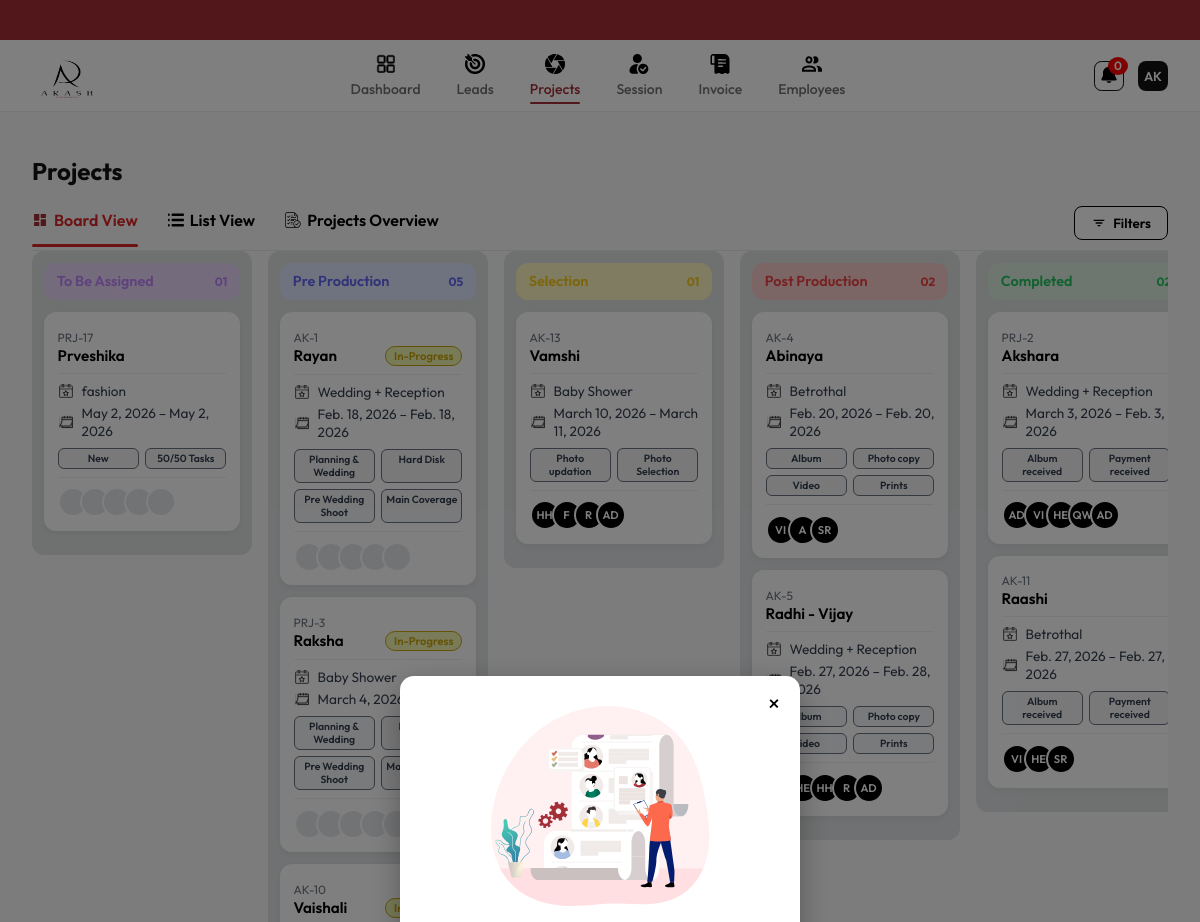
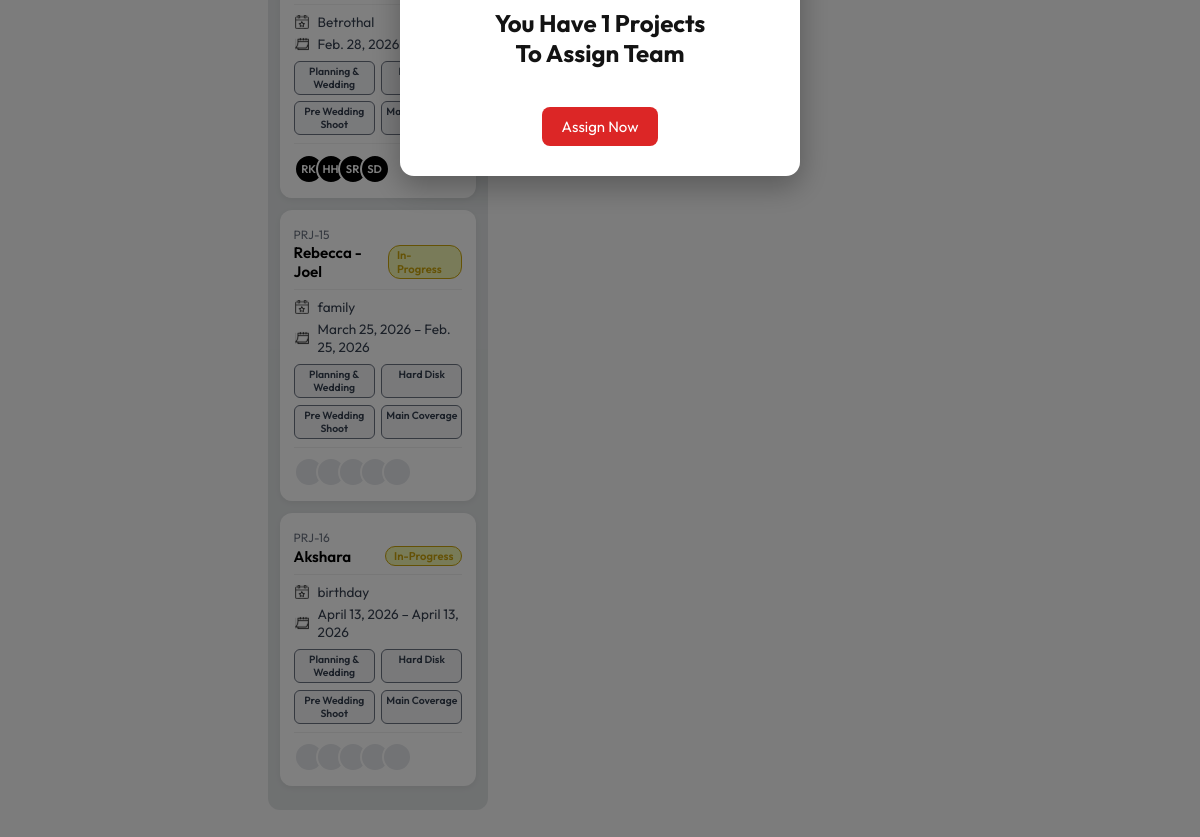
The app's page /projects/board/ with its own data (2 pictures, top to bottom).
### projects/models.py (models this page shows, shortened)
class Project(models.Model):
    STATUS_CHOICES = (
        ('to_assign', 'To Be Assigned'),
        ('pre_production', 'Pre Production'),
        ('selection', 'Selection'),
        ('post_production', 'Post Production'),
        ('completed', 'Completed'),
    )
    lead = models.OneToOneField(
        'leads.Lead',
        on_delete=models.CASCADE,
        related_name='project'
    )
    code = models.CharField(max_length=20, unique=True)
    client_name = models.CharField(max_length=120)
    event_type = models.CharField(max_length=50)
    venue = models.CharField(max_length=255, blank=True, null=True)
    time = models.TimeField(blank=True, null=True)
    duration = models.CharField(max_length=50, blank=True, null=True)
    due_date = models.DateField(blank=True, null=True)
    start_date = models.DateField(blank=True, null=True)
    end_date = models.DateField(blank=True, null=True)
    status = models.CharField(
        max_length=30,
        choices=STATUS_CHOICES,
        default='to_assign'
    )
    team = models.ManyToManyField(
        User,
        related_name="projects",
        blank=True
    )
    completed_tasks = models.IntegerField(default=0)
    total_tasks = models.IntegerField(default=0)

### accounts/models.py (models this page shows, shortened)
class User(AbstractUser):
    ROLE_CHOICES = (
        ('admin', 'Admin'),
        ('team', 'Team Member'),
    )
    role = models.CharField(
        max_length=20,
        choices=ROLE_CHOICES,
        default='team'
    )
    photography_role = models.CharField(
        max_length=20,
        choices=PHOTOGRAPHY_ROLES,
        blank=True,
        null=True
    )

### projects/views.py (the view)
# urls.py: path("board/", views.projects_board, name="board"),
def projects_board(request):
    projects = Project.objects.select_related("selection").prefetch_related("tasks", "team")
    projects = apply_project_filters(request, projects)
    board = {
        "To Be Assigned": [],
        "Pre Production": [],
        "Selection": [],
        "Post Production": [],
        "Completed": [],
    }
    for project in projects:
        tasks = project.tasks.all()
        if project.status == "pre_production":
            project.pre_tasks = [
                ("Planning & Wedding", task_progress_percentage(tasks, "Planning")),
                ("Hard Disk", task_progress_percentage(tasks, "Hard Disk")),
                ("Pre Wedding Shoot", task_progress_percentage(tasks, "Pre Wedding")),
                ("Main Coverage", task_progress_percentage(tasks, "Main Coverage")),
            ]
        if project.status == "to_assign":
            board["To Be Assigned"].append(project)
        elif project.status == "pre_production":
            board["Pre Production"].append(project)
        elif project.status == "selection":
            board["Selection"].append(project)
        elif project.status == "post_production":
            board["Post Production"].append(project)
        elif project.status == "completed":
            board["Completed"].append(project)
    return render(request, "projects.html", {
    "board": board,
    "to_assign_count": len(board["To Be Assigned"]),
    "team_members": User.objects.all(),
    "filters": request.GET,
    "active_page": "projects",
})

### core/context_processors.py (called while the page is built)
def notifications(request):
    if request.user.is_authenticated:
        today = timezone.localdate()  # current date
        new_leads = Lead.objects.filter(status=Lead.STATUS_NEW, created_at__date=today)
        followup_leads = Lead.objects.filter(status=Lead.STATUS_FOLLOW, followup_date=today)
        notifications_list = []
        for lead in new_leads:
            notifications_list.append({
                "title": "New Lead Added",
                "details": f"{lead.name} ({lead.project_code})"
            })
        for lead in followup_leads:
            notifications_list.append({
                "title": "Lead Follow-Up",
                "details": f"{lead.name} ({lead.project_code})"
            })
    else:
        notifications_list = []
    return {
        "notifications": notifications_list
    }

### projects/views.py (called while the page is built)
def apply_project_filters(request, queryset):
    search = request.GET.get("search")
    status = request.GET.get("status")
    member = request.GET.get("member")
    start_date = request.GET.get("start_date")
    end_date = request.GET.get("end_date")
    if search:
        queryset = queryset.filter(
            Q(code__icontains=search) |
            Q(client_name__icontains=search) |
            Q(event_type__icontains=search)
        )
    if status:
        queryset = queryset.filter(status=status)
    if member:
        queryset = queryset.filter(team__id=member)
    if start_date:
        queryset = queryset.filter(start_date__gte=start_date)
    if end_date:
        queryset = queryset.filter(end_date__lte=end_date)
    return queryset.distinct()

def task_progress_percentage(tasks, keyword):
    category_tasks = [t for t in tasks if keyword.lower() in t.title.lower()]
    if not category_tasks:
        return 0
    completed_count = sum(t.is_completed for t in category_tasks)
    return int((completed_count / len(category_tasks)) * 100)

### templates/projects.html (shortened to what this page needs)
{% extends "base.html" %}
{% load static %}
{% load humanize %}
{% block extra_css %}
<link rel="stylesheet" href="{% static 'css/projects.css' %}">
{% endblock %}
{% block content %}
<div class="page-container">
  <section class="overview">
    <h1 class="page-title">Projects</h1>
    <div class="views">
      <div class="view-item {% if 'board' in request.path %}active{% endif %}">
        <a href="{% url 'projects:board' %}">
          {% if 'board' in request.path %}
            <img src="{% static 'images/filled board view.svg' %}" class="icon">
          {% else %}
            <img src="{% static 'images/solid board view.svg' %}" class="icon">
          {% endif %}
          Board View
        </a>
      </div>
      <div class="view-item {% if 'list' in request.path %}active{% endif %}">
        <a href="{% url 'projects:list' %}">
          {% if 'list' in request.path %}
            <img src="{% static 'images/filled solid list view.svg' %}" class="icon">
          {% else %}
            <img src="{% static 'images/solid list view.svg' %}" class="icon">
          {% endif %}
          List View
        </a>
      </div>
      <div class="view-item {% if 'overview' in request.path %}active{% endif %}">
        <a href="{% url 'projects:overview' %}">
          {% if 'overview' in request.path %}
            <img src="{% static 'images/filled project overview.svg' %}" class="icon">
          {% else %}
            <img src="{% static 'images/solid project overview.svg' %}" class="icon">
          {% endif %}
          Projects Overview
        </a>
      </div>
      <div class="filter-wrapper">
        <button id="filterToggle" class="filter-btn">
          <img src="{% static 'images/filter.svg' %}" class="icon">
          Filters
        </button>
      </div>
    </div>
  </section>
  <section class="projects-board-wrapper">
    <div class="board">
      {% for column, projects in board.items %}
      {% with slug=column|lower|slugify %}
      <div class="column {{ slug }}">
        <div class="column-header">
          <span class="header-pill">{{ column }}</span>
          <span class="count">{{ projects|length }}</span>
        </div>
        <div class="cards" id="{{ slug }}-cards">
          {% for project in projects %}
          <div class="project-card {{ slug }}"
     data-project-id="{{ project.id }}"
     data-session-url="{% url 'projects:project_sessions' project.id %}"
     {% if project.selection %}
       data-token="{{ project.selection.token }}"
     {% endif %}
     style="cursor:pointer;">
            <small class="project-code">{{ project.code }}</small>
            <div class="project-header-row">
              <div class="project-name">{{ project.client_name }}</div>
              {% if slug == "pre-production" %}
              <span class="badge badge-progress">In-Progress</span>
              {% endif %}
            </div>
            <hr class="card-divider">
            <div class="row">
              <img src="{% static 'images/icon1.svg' %}" class="icon">
              <span>{{ project.event_type }}</span>
            </div>
            <div class="row">
              <img src="{% static 'images/icon2.svg' %}" class="icon">
              <span>{{ project.start_date }} – {{ project.end_date }}</span>
            </div>
            {% if slug == "to-be-assigned" %}
            <div class="task-boxes">
              <span class="task-box">New</span>
              <span class="task-box">50/50 Tasks</span>
            </div>
            {% endif %}
            {% if slug == "pre-production" %}
            <div class="task-boxes">
              {% for name, progress in project.pre_tasks %}
                <span class="task-box">{{ name }}</span>
              {% endfor %}
            </div>
            {% endif %}
            {% if slug == "selection" %}
            <div class="task-boxes">
              <span class="task-box">Photo updation</span>
              <span class="task-box">Photo Selection</span>
            </div>
            {% endif %}
            {% if slug == "post-production" %}
            <div class="task-boxes">
              <span class="task-box">Album</span>
              <span class="task-box">Photo copy</span>
              <span class="task-box">Video</span>
              <span class="task-box">Prints</span>
            </div>
            {% endif %}
            {% if slug == "completed" %}
            <div class="task-boxes">
              <span class="task-box">Album received</span>
              <span class="task-box">Payment received</span>
            </div>
            {% endif %}
            <hr class="card-divider">
            <div class="avatars">
              {% for member in project.team.all|slice:":5" %}
                <div class="avatar" title="{{ member.username }}">
                  {{ member.username|slice:":2"|upper }}
                </div>
              {% empty %}
                {% for i in "12345" %}
                  <div class="avatar empty"></div>
                {% endfor %}
              {% endfor %}
            </div>
          </div>
          {% endfor %}
        </div>
      </div>
      {% endwith %}
      {% endfor %}
    </div>
  </section>
</div>
<div id="assignModal" class="modal-overlay">
  <div class="modal-box">
    <button id="assignCloseBtn" class="modal-close">×</button>
    <img src="{% static 'images/reminder image.svg' %}" class="modal-icon">
    <h2>You Have {{ to_assign_count }} Projects<br>To Assign Team</h2>
    <button id="assignNowBtn" class="assign-btn">Assign Now</button>
  </div>
</div>
{% endblock %}

### static/css/base.css (style rules this page uses)
:root { --red: #A32E37; --black: #131313; --border: #EDEDED; --bg: #F9F9F9; --white: #FFFFFF; }
* { box-sizing: border-box; font-family: 'Outfit', sans-serif; }
body { margin: 0; background: var(--bg); color: var(--black); }
.page-container { padding: 24px 32px 32px; }

### static/css/projects.css (style rules this page uses)
.board { display: flex; gap: 1rem; align-items: flex-start; overflow-x: auto; padding-bottom: 10px; }
.views { display: flex; gap: 30px; align-items: center; border-bottom: 1px solid #e5e7eb; padding-bottom: 10px; position: relative; }
.view-item { position: relative; padding-bottom: 6px; }
.view-item a { display: flex; align-items: center; gap: 6px; text-decoration: none; color: #000000; font-weight: 600; transition: 0.2s ease; }
.view-item.active a { color: #dc2626; }
.view-item::after { content: ""; position: absolute; bottom: -11px; left: 0; width: 0%; height: 3px; background: #dc2626; border-radius: 3px; transition: width 0.25s ease; }
.view-item.active::after { width: 100%; }
.column { flex: 1; min-width: 220px; min-height: auto; background-color: #e0e3e4; border-radius: 12px; padding: 0.75rem; }
.column-header { display: flex; justify-content: space-between; align-items: center; font-weight: 600; padding: 0.6rem 0.8rem; border-radius: 12px; margin-bottom: 0.75rem; font-size: 0.9rem; }
.column.to-be-assigned .column-header { background-color: #e9d9fa; color: #C084FC; }
.column.pre-production .column-header { background-color: #e0e7ff; color: #6366F1; }
.column.selection .column-header { background-color: #fff9c4; color: #FACC15; }
.column.post-production .column-header { background-color: #f7cccc; color: #EF4444; }
.column.completed .column-header { background-color: #dbefe1; color: #22C55E; }
.column-header .count { font-size: 0.75rem; font-weight: 700; }
.project-card { background-color: #ffffff; border-radius: 12px; padding: 0.85rem; margin-bottom: 0.75rem; box-shadow: 0 2px 6px rgba(0,0,0,0.06); cursor: grab; transition: 0.2s ease; }
.project-code { font-size: 0.75rem; color: #6b7280; }
.project-header-row { display: flex; justify-content: space-between; align-items: center; }
.project-name { font-weight: 600; font-size: 0.95rem; color: #000000; }
.card-divider { margin: 8px 0; border: none; border-top: 1px solid #f0f0f0; }
.badge { padding: 2px 8px; border-radius: 12px; font-size: 0.7rem; font-weight: 600; border: 1px solid #717376; }
.badge-progress { background-color: #f2f7b2; color: #caa40b; border: 1px solid #caa40b; }
.row { display: flex; align-items: center; gap: 0.5rem; font-size: 0.85rem; margin: 0.25rem 0; color: #374151; }
.icon { width: 16px; height: 16px; }
.task-boxes { display: grid; grid-template-columns: repeat(2, 1fr); gap: 0.4rem; margin-top: 0.5rem; }
.task-box { background-color: #f3f4f6; border: 1px solid #6b7280; border-radius: 6px; padding: 3px 4px; font-size: 0.65rem; font-weight: 600; text-align: center; color: #374151; }
.avatars { display: flex; align-items: center; margin-top: 0.6rem; }
.avatar { width: 30px; height: 30px; border-radius: 50%; background: #000000; color: #ffffff; display: flex; align-items: center; justify-content: center; font-size: 0.7rem; font-weight: 600; border: 2px solid #ffffff; margin-left: -8px; }
.avatar:first-child { margin-left: 0; }
.avatar.empty { background: #e5e7eb; color: transparent; }
.filter-wrapper { position: relative; margin-left: auto; }
.filter-btn { display: flex; align-items: center; gap: 6px; background: #ffffff; border: 1px solid black; color: black; padding: 8px 16px; border-radius: 8px; font-weight: 600; cursor: pointer; transition: 0.2s ease; }
.modal-overlay { display: none; position: fixed; inset: 0; background: rgba(0,0,0,0.5); justify-content: center; align-items: center; z-index: 9999; }
.modal-overlay.active { display: flex; }
.modal-box { background: #ffffff; border-radius: 14px; padding: 30px 25px; max-width: 400px; width: 90%; text-align: center; box-shadow: 0 10px 30px rgba(0,0,0,0.3); transform: scale(0.9); transition: 0.2s ease; position: relative; }
.modal-overlay.active .modal-box { transform: scale(1); }
.modal-close { position: absolute; top: 12px; right: 14px; background: transparent; border: none; font-size: 22px; cursor: pointer; }
.assign-btn { background: #dc2626; color: #ffffff; border: none; border-radius: 8px; padding: 10px 20px; font-size: 15px; cursor: pointer; margin-top: 20px; }
.count { font-size: 14px; font-weight: 600; }
.count::before { content: '0'; }
.modal-overlay { display: none; }

### records on screen
Project: column "To Be Assigned", projects "1", code "PRJ-17", client_name "Prveshika", event_type "fashion", start_date "May 2, 2026", end_date "May 2, 2026", shows "New"
Project: column "Pre Production", projects "5", code "AK-1", client_name "Rayan", shows "In-Progress", event_type "Wedding + Reception", start_date "Feb. 18, 2026", end_date "Feb. 18, 2026", pre_tasks "Planning & Wedding" "Hard Disk" "Pre Wedding Shoot" "Main Coverage"
Project: code "PRJ-3", client_name "Raksha", shows "In-Progress", event_type "Baby Shower", start_date "March 4, 2026", pre_tasks "Planning & Wedding" "Pre Wedding Shoot" "Main…"
Project: code "AK-10", client_name "Vaishali", shows "In-Progress", event_type "Betrothal", start_date "Feb. 28, 2026", pre_tasks "Planning & Wedding" "Pre Wedding Shoot" "Main…"
User: username "RK"
User: username "HH"
User: username "SR"
User: username "SD"
Project: code "PRJ-15", client_name "Rebecca - Joel", shows "In-Progress", event_type "family", start_date "March 25, 2026", end_date "Feb. 25, 2026", pre_tasks "Planning & Wedding" "Hard Disk" "Pre Wedding Shoot" "Main Coverage"
Project: code "PRJ-16", client_name "Akshara", shows "In-Progress", event_type "birthday", start_date "April 13, 2026", end_date "April 13, 2026", pre_tasks "Planning & Wedding" "Hard Disk" "Pre Wedding Shoot" "Main Coverage"
Project: status "Selection", projects "1", code "AK-13", client_name "Vamshi", event_type "Baby Shower", start_date "March 10, 2026", end_date "March 11, 2026", shows "Photo updation"
User: username "F"
User: username "R"
User: username "AD"
Project: column "Post Production", projects "2", code "AK-4", client_name "Abinaya", event_type "Betrothal", start_date "Feb. 20, 2026", end_date "Feb. 20, 2026", shows "Album"
User: username "VI"
User: username "A"
Project: code "AK-5", client_name "Radhi - Vijay", event_type "Wedding + Reception", start_date "Feb. 27, 2026", end_date "Feb. 28, 2026", shows "Album"
User: username "HE"
Project: status "Completed", code "PRJ-2", client_name "Akshara", event_type "Wedding + Reception", start_date "March 3, 2026", end_date "Feb. 3, 2026", shows "Album received"
User: username "AD"
User: username "QW"
Project: code "AK-11", client_name "Raashi", event_type "Betrothal", start_date "Feb. 27, 2026", end_date "Feb. 27, 2026", shows "Album received"

### other values on screen
{{ notifications|length }} "0"
{{ to_assign_count }} "1"
